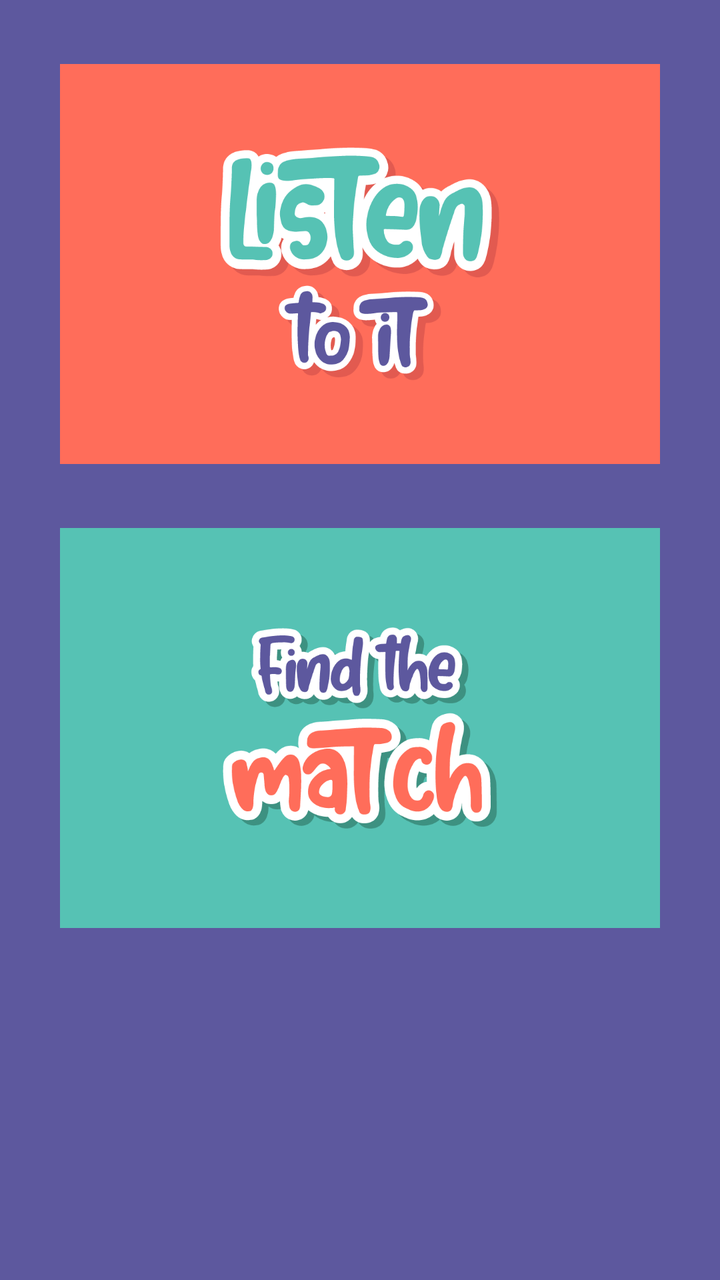
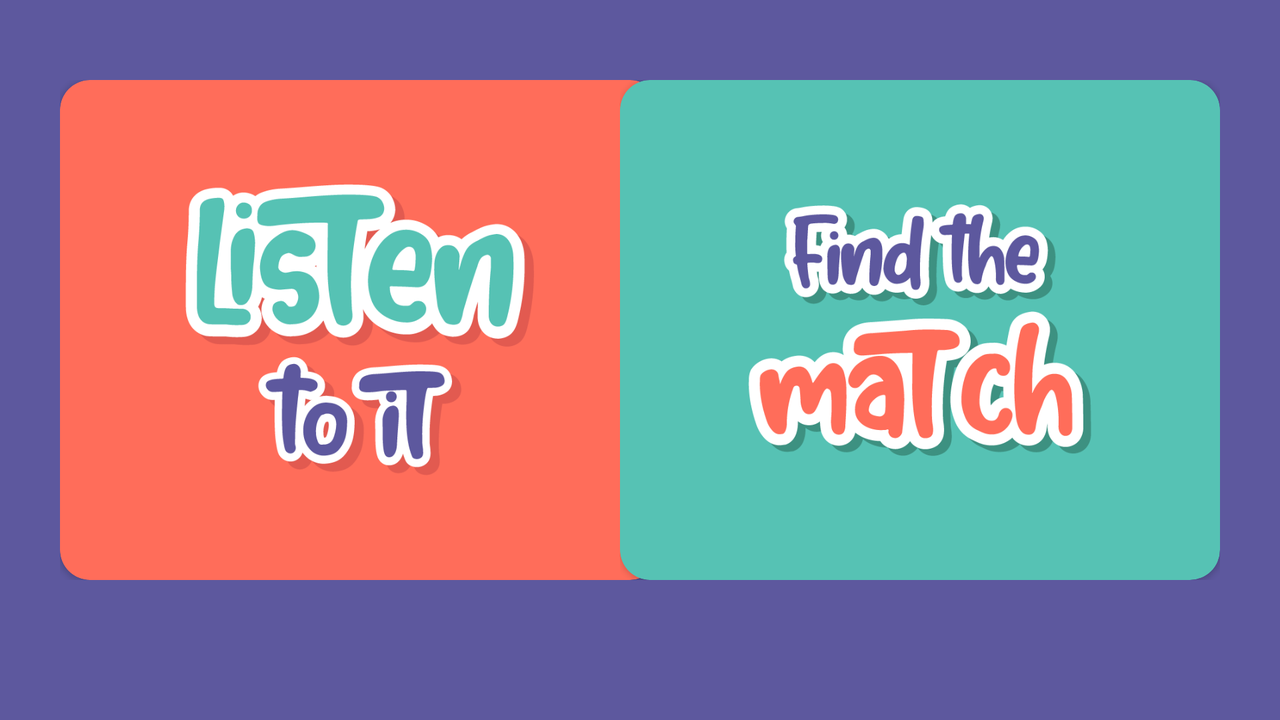

An Android layout and its configuration variant, each rendered on a device that would load it. The default file and the variant file are quoted in full after the pictures.
<!-- AndroidManifest.xml: application theme Theme.Final_assignment -->
<!-- res/layout/activity_play.xml -->
<?xml version="1.0" encoding="utf-8"?>
<androidx.constraintlayout.widget.ConstraintLayout xmlns:android="http://schemas.android.com/apk/res/android"
    xmlns:app="http://schemas.android.com/apk/res-auto"
    xmlns:tools="http://schemas.android.com/tools"
    android:layout_width="match_parent"
    android:layout_height="match_parent"
    android:background="@color/bg_purple"
    tools:context=".PlayActivity">

    <FrameLayout
        android:id="@+id/framelayout_Listen"
        android:layout_width="0dp"
        android:layout_height="wrap_content"
        android:layout_marginStart="30dp"
        android:layout_marginTop="32dp"
        android:layout_marginEnd="30dp"
        app:layout_constraintEnd_toEndOf="parent"
        app:layout_constraintStart_toStartOf="parent"
        app:layout_constraintTop_toTopOf="parent">

        <androidx.cardview.widget.CardView
            android:layout_width="match_parent"
            android:layout_height="200dp"
            app:cardBackgroundColor="@color/bg_play"
            app:cardCornerRadius="@dimen/radio_coner_cardview">

            <ImageView
                android:id="@+id/imageView"
                android:layout_width="wrap_content"
                android:layout_height="wrap_content"
                android:contentDescription="@string/image_quiz"
                app:srcCompat="@drawable/quiz_logo_1" />
        </androidx.cardview.widget.CardView>
    </FrameLayout>

    <FrameLayout
        android:id="@+id/framelayout_Find"
        android:layout_width="0dp"
        android:layout_height="wrap_content"
        android:layout_marginStart="30dp"
        android:layout_marginTop="32dp"
        android:layout_marginEnd="30dp"
        app:layout_constraintEnd_toEndOf="parent"
        app:layout_constraintStart_toStartOf="parent"
        app:layout_constraintTop_toBottomOf="@+id/framelayout_Listen">

        <androidx.cardview.widget.CardView
            android:layout_width="match_parent"
            android:layout_height="200dp"
            app:cardBackgroundColor="@color/bg_match"
            app:cardCornerRadius="@dimen/radio_coner_cardview">

            <ImageView
                android:id="@+id/imageView3"
                android:layout_width="wrap_content"
                android:layout_height="wrap_content"
                android:contentDescription="@string/image_quiz"
                app:srcCompat="@drawable/quiz_logo_2" />
        </androidx.cardview.widget.CardView>
    </FrameLayout>
</androidx.constraintlayout.widget.ConstraintLayout>
<!-- resources referenced by this layout -->
<resources>
  <color name="bg_match">#56c2b4</color>
  <color name="bg_play">#ff6d5a</color>
  <color name="bg_purple">#5D589E</color>
  <!-- drawable quiz_logo_1: png bitmap (drawable, 37550 bytes) -->
  <!-- drawable quiz_logo_2: png bitmap (drawable, 40146 bytes) -->
  <string name="image_quiz">image quiz</string>
  <style name="Theme.Final_assignment" parent="Theme.MaterialComponents.DayNight.DarkActionBar">
          
          <item name="colorPrimary">@color/purple_500</item>
          <item name="colorPrimaryVariant">@color/purple_700</item>
          <item name="colorOnPrimary">@color/white</item>
          
          <item name="colorSecondary">@color/teal_200</item>
          <item name="colorSecondaryVariant">@color/teal_700</item>
          <item name="colorOnSecondary">@color/black</item>
          
          <item name="android:statusBarColor" tools:targetApi="l">?attr/colorPrimaryVariant</item>
          
      </style>
  <color name="purple_500">#FF6200EE</color>
  <color name="purple_700">#FF3700B3</color>
  <color name="white">#FFFFFFFF</color>
  <color name="teal_200">#FF03DAC5</color>
  <color name="teal_700">#FF018786</color>
  <color name="black">#FF000000</color>
</resources>
<!-- res/layout-land/activity_play.xml (the repository's variant of the layout above) -->
<!-- drawn on the phone turned sideways -->
<?xml version="1.0" encoding="utf-8"?>
<androidx.constraintlayout.widget.ConstraintLayout xmlns:android="http://schemas.android.com/apk/res/android"
    xmlns:app="http://schemas.android.com/apk/res-auto"
    xmlns:tools="http://schemas.android.com/tools"
    android:layout_width="match_parent"
    android:layout_height="match_parent"
    android:background="@color/bg_purple"
    tools:context=".PlayActivity">

    <FrameLayout
        android:id="@+id/framelayout_Listen"
        android:layout_width="300dp"
        android:layout_height="250dp"
        android:layout_marginStart="30dp"
        android:layout_marginTop="40dp"
        app:layout_constraintStart_toStartOf="parent"
        app:layout_constraintTop_toTopOf="parent">

        <androidx.cardview.widget.CardView
            android:layout_width="match_parent"
            android:layout_height="250dp"
            app:cardBackgroundColor="@color/bg_play"
            app:cardCornerRadius="@dimen/radio_corner_cardview">

            <ImageView
                android:id="@+id/imageView"
                android:layout_width="wrap_content"
                android:layout_height="wrap_content"
                android:contentDescription="@string/image_quiz"
                app:srcCompat="@drawable/quiz_logo_1" />
        </androidx.cardview.widget.CardView>
    </FrameLayout>

    <FrameLayout
        android:id="@+id/framelayout_Find"
        android:layout_width="300dp"
        android:layout_height="250dp"
        android:layout_marginTop="40dp"
        android:layout_marginEnd="30dp"
        app:layout_constraintEnd_toEndOf="parent"
        app:layout_constraintTop_toTopOf="parent">

        <androidx.cardview.widget.CardView
            android:layout_width="match_parent"
            android:layout_height="250dp"
            app:cardBackgroundColor="@color/bg_match"
            app:cardCornerRadius="@dimen/radio_corner_cardview">

            <ImageView
                android:id="@+id/imageView3"
                android:layout_width="wrap_content"
                android:layout_height="wrap_content"
                android:contentDescription="@string/image_quiz"
                app:srcCompat="@drawable/quiz_logo_2" />
        </androidx.cardview.widget.CardView>
    </FrameLayout>
</androidx.constraintlayout.widget.ConstraintLayout>
<!-- resources referenced by the variant -->
<!-- as the phone turned sideways resolves them -->
<resources>
  <color name="bg_match">#56c2b4</color>
  <color name="bg_play">#ff6d5a</color>
  <color name="bg_purple">#5D589E</color>
  <dimen name="radio_corner_cardview">15dp</dimen>
  <!-- drawable quiz_logo_1: png bitmap (drawable, 37550 bytes) -->
  <!-- drawable quiz_logo_2: png bitmap (drawable, 40146 bytes) -->
  <string name="image_quiz">image quiz</string>
  <style name="Theme.Final_assignment" parent="Theme.MaterialComponents.DayNight.DarkActionBar">
          
          <item name="colorPrimary">@color/purple_500</item>
          <item name="colorPrimaryVariant">@color/purple_700</item>
          <item name="colorOnPrimary">@color/white</item>
          
          <item name="colorSecondary">@color/teal_200</item>
          <item name="colorSecondaryVariant">@color/teal_700</item>
          <item name="colorOnSecondary">@color/black</item>
          
          <item name="android:statusBarColor" tools:targetApi="l">?attr/colorPrimaryVariant</item>
          
      </style>
  <color name="purple_500">#FF6200EE</color>
  <color name="purple_700">#FF3700B3</color>
  <color name="white">#FFFFFFFF</color>
  <color name="teal_200">#FF03DAC5</color>
  <color name="teal_700">#FF018786</color>
  <color name="black">#FF000000</color>
</resources>
